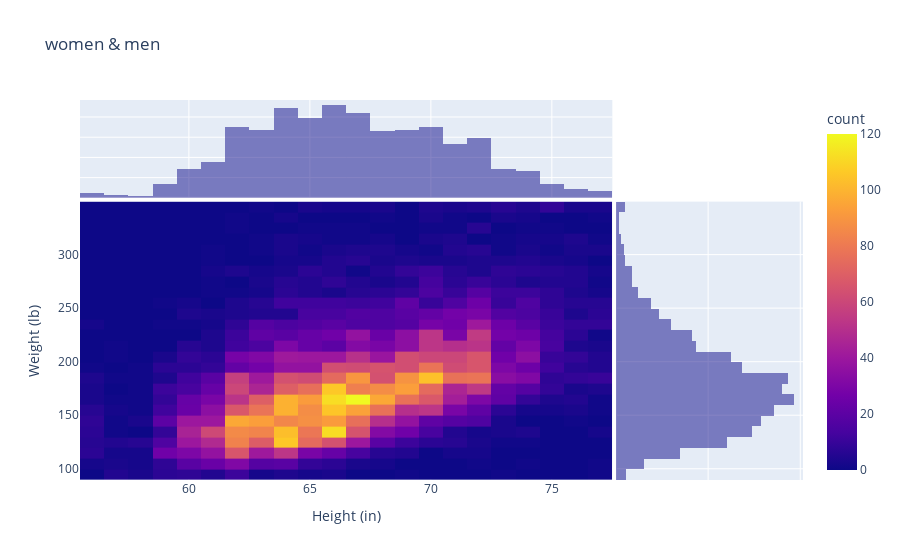
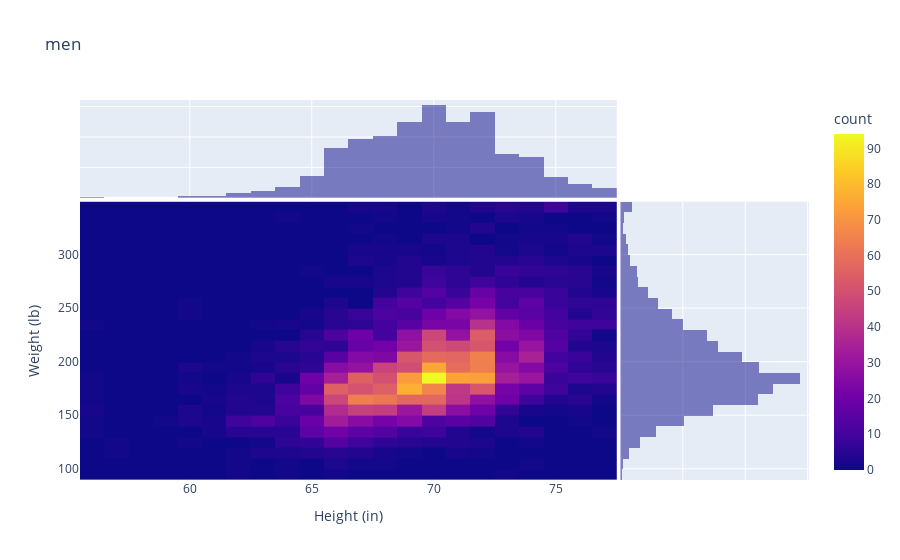

Source (notebook cell) for these figures, in order:
### Code cell
#From the same data, calculate the 2D relative frequency distributions (relative Häufigkeitsverteilung) of height in inches (in) and weight in pounds (lb).
#Make three of these histograms. One for the full data set, one only for men (sex=1) and one only for women (sex=2)
figure = plotly.express.density_heatmap(csv_america, y="Weight (lb)", x= "Height (in)",title="women & men", marginal_x='histogram', marginal_y='histogram')       
figure.show()
#Grüße an Pijarowski
csv_america_m = csv_america[csv_america['Sex'] == 1]
csv_america_w = csv_america[csv_america['Sex'] == 2]
figure = plotly.express.density_heatmap(csv_america_m, y="Weight (lb)", x= "Height (in)",title="men", marginal_x='histogram', marginal_y='histogram')       
figure.show()
figure = plotly.express.density_heatmap(csv_america_w, y="Weight (lb)", x= "Height (in)",title="women", marginal_x='histogram', marginal_y='histogram')       
figure.show()

### Figure 1 — Plotly figure (JSON) as saved in the notebook; plotly's stock layout.template omitted (floating-point values rounded to 4 significant figures; data arrays with more than 128 entries replaced by an {"elided": "..."} marker saying what was removed)
{"data": [{"coloraxis": "coloraxis", "hovertemplate": "Height (in)=%{x}<br>Weight (lb)=%{y}<br>count=%{z}<extra></extra>", "name": "", "type": "histogram2d", "x": {"elided": "9698 int values"}, "xaxis": "x", "xbingroup": "x", "y": {"elided": "9698 int values"}, "yaxis": "y", "ybingroup": "y"}, {"alignmentgroup": "True", "bingroup": "x", "hovertemplate": "Height (in)=%{x}<br>count=%{y}<extra></extra>", "legendgroup": "", "marker": {"color": "#0d0887"}, "name": "", "offsetgroup": "", "opacity": 0.5, "showlegend": false, "type": "histogram", "x": {"elided": "9698 int values"}, "xaxis": "x3", "yaxis": "y3"}, {"alignmentgroup": "True", "bingroup": "y", "hovertemplate": "Weight (lb)=%{y}<br>count=%{x}<extra></extra>", "legendgroup": "", "marker": {"color": "#0d0887"}, "name": "", "offsetgroup": "", "opacity": 0.5, "showlegend": false, "type": "histogram", "xaxis": "x2", "y": {"elided": "9698 int values"}, "yaxis": "y2"}], "layout": {"barmode": "overlay", "coloraxis": {"colorbar": {"title": {"text": "count"}}, "colorscale": [[0, "#0d0887"], [0.1111, "#46039f"], [0.2222, "#7201a8"], [0.3333, "#9c179e"], [0.4444, "#bd3786"], [0.5556, "#d8576b"], [0.6667, "#ed7953"], [0.7778, "#fb9f3a"], [0.8889, "#fdca26"], [1, "#f0f921"]]}, "legend": {"tracegroupgap": 0}, "title": {"text": "women & men"}, "xaxis": {"anchor": "y", "domain": [0, 0.7363], "title": {"text": "Height (in)"}}, "xaxis2": {"anchor": "y2", "domain": [0.7413, 1], "matches": "x2", "showgrid": true, "showline": false, "showticklabels": false, "ticks": ""}, "xaxis3": {"anchor": "y3", "domain": [0, 0.7363], "matches": "x", "showgrid": true, "showticklabels": false}, "xaxis4": {"anchor": "y4", "domain": [0.7413, 1], "matches": "x2", "showgrid": true, "showline": false, "showticklabels": false, "ticks": ""}, "yaxis": {"anchor": "x", "domain": [0, 0.7326], "title": {"text": "Weight (lb)"}}, "yaxis2": {"anchor": "x2", "domain": [0, 0.7326], "matches": "y", "showgrid": true, "showticklabels": false}, "yaxis3": {"anchor": "x3", "domain": [0.7426, 1], "matches": "y3", "showgrid": true, "showline": false, "showticklabels": false, "ticks": ""}, "yaxis4": {"anchor": "x4", "domain": [0.7426, 1], "matches": "y3", "showgrid": true, "showline": false, "showticklabels": false, "ticks": ""}}}

### Figure 2 — Plotly figure (JSON) as saved in the notebook; plotly's stock layout.template omitted (floating-point values rounded to 4 significant figures; data arrays with more than 128 entries replaced by an {"elided": "..."} marker saying what was removed)
{"data": [{"coloraxis": "coloraxis", "hovertemplate": "Height (in)=%{x}<br>Weight (lb)=%{y}<br>count=%{z}<extra></extra>", "name": "", "type": "histogram2d", "x": {"elided": "4458 int values"}, "xaxis": "x", "xbingroup": "x", "y": {"elided": "4458 int values"}, "yaxis": "y", "ybingroup": "y"}, {"alignmentgroup": "True", "bingroup": "x", "hovertemplate": "Height (in)=%{x}<br>count=%{y}<extra></extra>", "legendgroup": "", "marker": {"color": "#0d0887"}, "name": "", "offsetgroup": "", "opacity": 0.5, "showlegend": false, "type": "histogram", "x": {"elided": "4458 int values"}, "xaxis": "x3", "yaxis": "y3"}, {"alignmentgroup": "True", "bingroup": "y", "hovertemplate": "Weight (lb)=%{y}<br>count=%{x}<extra></extra>", "legendgroup": "", "marker": {"color": "#0d0887"}, "name": "", "offsetgroup": "", "opacity": 0.5, "showlegend": false, "type": "histogram", "xaxis": "x2", "y": {"elided": "4458 int values"}, "yaxis": "y2"}], "layout": {"barmode": "overlay", "coloraxis": {"colorbar": {"title": {"text": "count"}}, "colorscale": [[0, "#0d0887"], [0.1111, "#46039f"], [0.2222, "#7201a8"], [0.3333, "#9c179e"], [0.4444, "#bd3786"], [0.5556, "#d8576b"], [0.6667, "#ed7953"], [0.7778, "#fb9f3a"], [0.8889, "#fdca26"], [1, "#f0f921"]]}, "legend": {"tracegroupgap": 0}, "title": {"text": "men"}, "xaxis": {"anchor": "y", "domain": [0, 0.7363], "title": {"text": "Height (in)"}}, "xaxis2": {"anchor": "y2", "domain": [0.7413, 1], "matches": "x2", "showgrid": true, "showline": false, "showticklabels": false, "ticks": ""}, "xaxis3": {"anchor": "y3", "domain": [0, 0.7363], "matches": "x", "showgrid": true, "showticklabels": false}, "xaxis4": {"anchor": "y4", "domain": [0.7413, 1], "matches": "x2", "showgrid": true, "showline": false, "showticklabels": false, "ticks": ""}, "yaxis": {"anchor": "x", "domain": [0, 0.7326], "title": {"text": "Weight (lb)"}}, "yaxis2": {"anchor": "x2", "domain": [0, 0.7326], "matches": "y", "showgrid": true, "showticklabels": false}, "yaxis3": {"anchor": "x3", "domain": [0.7426, 1], "matches": "y3", "showgrid": true, "showline": false, "showticklabels": false, "ticks": ""}, "yaxis4": {"anchor": "x4", "domain": [0.7426, 1], "matches": "y3", "showgrid": true, "showline": false, "showticklabels": false, "ticks": ""}}}
